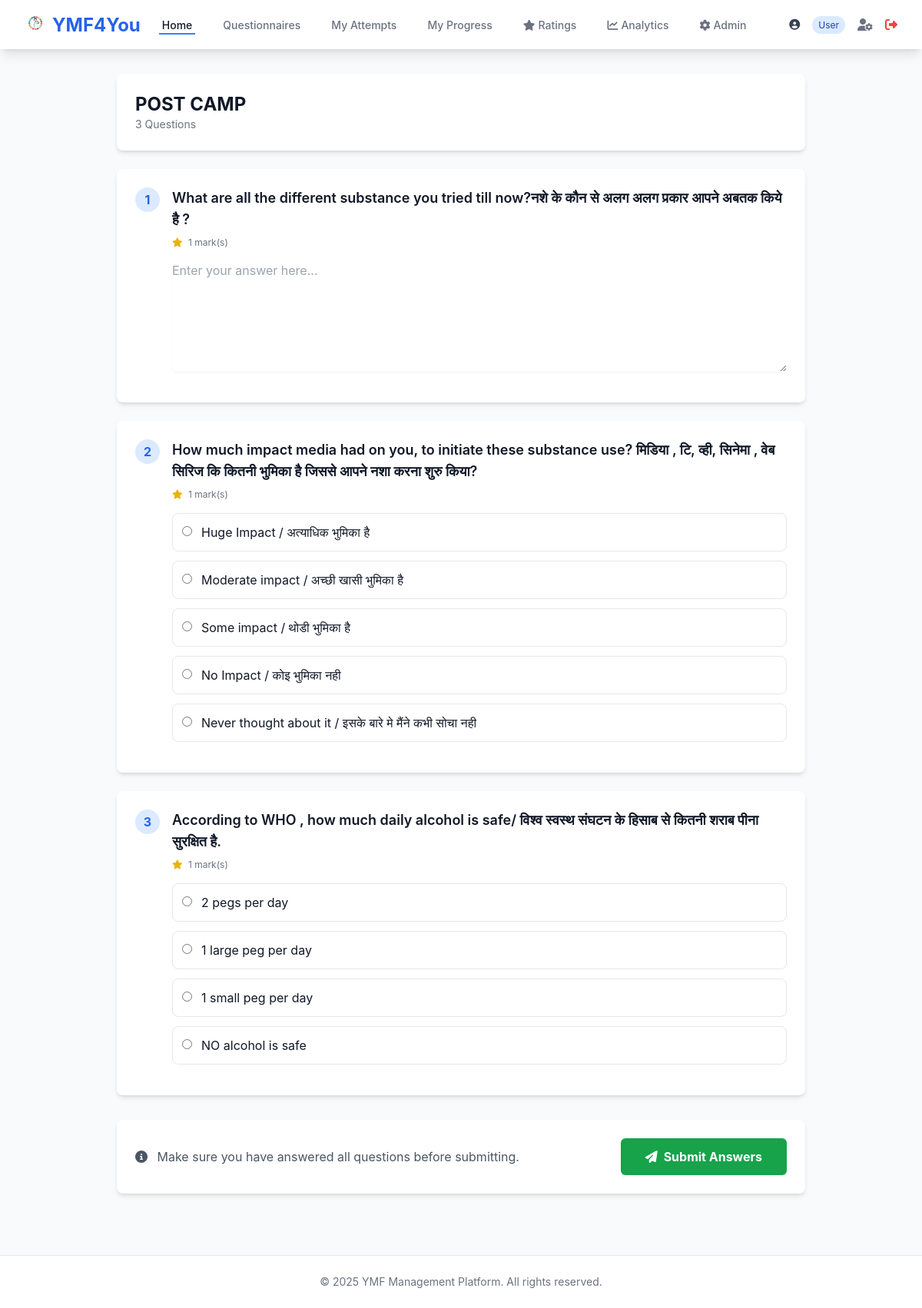
/questionnaires/attempt/75/ (signed in), run on the app's committed database.
### accounts/models.py (models this page shows, shortened)
class User(AbstractUser):
    ROLE_CHOICES = [
        ('USER', 'User'),
        ('VOLUNTEER', 'Volunteer'),
        ('ADMIN', 'Admin'),
    ]
    role = models.CharField(max_length=10, choices=ROLE_CHOICES, default='USER')
    first_name = models.CharField(max_length=150)
    last_name = models.CharField(max_length=150)
    email = models.EmailField(unique=True)
    phone = models.CharField(max_length=15, blank=True, null=True)
    profile_pic = models.ImageField(upload_to='profile_pics/', blank=True, null=True)
    created_at = models.DateTimeField(auto_now_add=True)
    updated_at = models.DateTimeField(auto_now=True)
    class Meta:
        ordering = ['-created_at']
    def is_admin_role(self):
        return self.role == 'ADMIN' or self.is_superuser
    def is_volunteer_role(self):
        return self.role == 'VOLUNTEER' or self.is_admin_role()

### questionnaires/models.py (models this page shows, shortened)
class Questionnaire(models.Model):
    TEST_TYPE_CHOICES = [
        ('PRE', 'Pre-Test'),
        ('POST', 'Post-Test'),
        ('PRE_CAMP', 'Pre-Camp'),
        ('POST_CAMP', 'Post-Camp'),
        ('INTERCAMP', 'Intercamp'),
    ]
    title = models.CharField(max_length=300)
    description = models.TextField(blank=True)
    test_type = models.CharField(max_length=20, choices=TEST_TYPE_CHOICES)
    session = models.ForeignKey(Session, on_delete=models.CASCADE, null=True, blank=True, related_name='questionnaires')
    intercamp_activity = models.ForeignKey(IntercampActivity, on_delete=models.CASCADE, null=True, blank=True, related_name='questionnaires')
    batch = models.ForeignKey(Batch, on_delete=models.CASCADE, null=True, blank=True, related_name='questionnaires')
    time_limit_minutes = models.IntegerField(null=True, blank=True, help_text='Leave blank for no time limit')
    is_active = models.BooleanField(default=False)
    is_published = models.BooleanField(default=False)
    allow_multiple_attempts = models.BooleanField(default=False)
    open_date = models.DateTimeField(null=True, blank=True)
    close_date = models.DateTimeField(null=True, blank=True)
    created_by = models.ForeignKey(settings.AUTH_USER_MODEL, on_delete=models.SET_NULL, null=True)
    created_at = models.DateTimeField(auto_now_add=True)
    updated_at = models.DateTimeField(auto_now=True)
    class Meta:
        ordering = ['-created_at']

class Question(models.Model):
    QUESTION_TYPE_CHOICES = [
        ('MCQ', 'Multiple Choice'),
        ('SUBJECTIVE', 'Subjective'),
        ('IMAGE_MCQ', 'Image-based MCQ'),
    ]
    questionnaire = models.ForeignKey(Questionnaire, on_delete=models.CASCADE, related_name='questions')
    question_type = models.CharField(max_length=20, choices=QUESTION_TYPE_CHOICES, default='MCQ')
    question_text = models.TextField()
    question_image = models.ImageField(upload_to='questionnaires/questions/', null=True, blank=True)
    order = models.IntegerField(default=0)
    marks = models.IntegerField(default=1)
    created_at = models.DateTimeField(auto_now_add=True)
    class Meta:
        ordering = ['order', 'id']

class Option(models.Model):
    question = models.ForeignKey(Question, on_delete=models.CASCADE, related_name='options')
    option_text = models.TextField(blank=True)
    option_image = models.ImageField(upload_to='questionnaires/options/', null=True, blank=True)
    is_correct = models.BooleanField(default=False)
    order = models.IntegerField(default=0)
    class Meta:
        ordering = ['order', 'id']

### questionnaires/views.py (the view, shortened to what this page needs)
# urls.py: path('attempt/<int:attempt_id>/', views.attempt_questionnaire, name='attempt_questionnaire'),
@login_required
@batch_required
def attempt_questionnaire(request, attempt_id):
    attempt = get_object_or_404(UserQuestionnaireAttempt, id=attempt_id, user=request.user)
    if attempt.status != 'IN_PROGRESS':
        messages.info(request, 'This attempt has already been submitted.')
        return redirect('questionnaires:view_results', attempt_id=attempt.id)
    questions = attempt.questionnaire.questions.all().prefetch_related('options')
    context = {
        'attempt': attempt,
        'questionnaire': attempt.questionnaire,
        'questions': questions,
    }
    return render(request, 'questionnaires/attempt_questionnaire.html', context)

### questionnaires/templates/questionnaires/attempt_questionnaire.html (shortened to what this page needs)
{% extends 'base.html' %}
{% block content %}
<div class="max-w-4xl mx-auto">
    <div class="bg-white rounded-lg shadow-md p-6 mb-6 sticky top-0 z-10">
        <div class="flex justify-between items-center">
            <div>
                <h1 class="text-2xl font-bold text-gray-900">{{ questionnaire.title }}</h1>
                <p class="text-sm text-gray-500">{{ questions.count }} Questions</p>
            </div>
        </div>
    </div>
    <form method="POST" id="questionnaireForm">
        <div class="space-y-6">
            {% for question in questions %}
            <div class="bg-white rounded-lg shadow-md p-6">
                <div class="flex items-start mb-4">
                    <span class="flex-shrink-0 inline-flex items-center justify-center w-8 h-8 rounded-full bg-blue-100 text-blue-600 font-bold mr-4">
                        {{ forloop.counter }}
                    </span>
                    <div class="flex-1">
                        <h3 class="text-lg font-semibold text-gray-900 mb-2">{{ question.question_text }}</h3>
                        <p class="text-xs text-gray-500 mb-4">
                            <i class="fas fa-star text-yellow-500 mr-1"></i>
                            {{ question.marks }} mark(s)
                        </p>
                        {% if question.question_type == 'MCQ' or question.question_type == 'IMAGE_MCQ' %}
                        <div class="space-y-3">
                            {% for option in question.options.all %}
                            <label class="flex items-start p-3 border rounded-lg hover:bg-gray-50 cursor-pointer transition">
                                <input type="radio" name="question_{{ question.id }}" value="{{ option.id }}" class="mt-1 mr-3">
                                <div class="flex-1">
                                    {% if option.option_text %}
                                    <span class="text-gray-900">{{ option.option_text }}</span>
                                    {% endif %}
                                </div>
                            </label>
                            {% endfor %}
                        </div>
                        {% elif question.question_type == 'SUBJECTIVE' %}
                        <textarea name="question_{{ question.id }}" rows="6" class="mt-1 block w-full rounded-md border-gray-300 shadow-sm focus:border-blue-500 focus:ring-blue-500" placeholder="Enter your answer here..."></textarea>
                        {% endif %}
                    </div>
                </div>
            </div>
            {% endfor %}
        </div>
        <div class="mt-8 bg-white rounded-lg shadow-md p-6">
            <div class="flex justify-between items-center">
                <p class="text-gray-600">
                    <i class="fas fa-info-circle mr-2"></i>
                    Make sure you have answered all questions before submitting.
                </p>
                <button type="submit" onclick="return confirm('Are you sure you want to submit? You cannot change your answers after submission.')" class="px-8 py-3 bg-green-600 hover:bg-green-700 text-white font-bold rounded-md">
                    <i class="fas fa-paper-plane mr-2"></i>Submit Answers
                </button>
            </div>
        </div>
    </form>
</div>
{% endblock %}

### templates/base.html (shortened to what this page needs)
{% load static %}
<!DOCTYPE html>
<html lang="en">
<head>
    <script src="https://cdn.tailwindcss.com"></script>
    <link rel="stylesheet" href="https://cdnjs.cloudflare.com/ajax/libs/font-awesome/6.4.0/css/all.min.css">
</head>
<body class="bg-gray-50 min-h-screen">
    {% if user.is_authenticated %}
    <nav class="bg-white shadow-lg">
        <div class="max-w-7xl mx-auto px-4 sm:px-6 lg:px-8">
            <div class="flex justify-between h-16">
                <div class="flex items-center">
                    <div class="flex-shrink-0">
                        <a href="{% url 'core:homepage' %}" class="text-2xl font-bold text-blue-600">
                            <img src="{% static 'images/logo.png' %}" alt="YMF" class="inline-block w-7 h-7 mr-2" style="vertical-align:-3px; object-fit:contain;">YMF4You
                        </a>
                    </div>
                    <div class="hidden md:ml-6 md:flex md:space-x-8">
                        <a href="{% url 'core:homepage' %}" class="border-blue-500 text-gray-900 inline-flex items-center px-1 pt-1 border-b-2 text-sm font-medium">
                            Home
                        </a>
                        <a href="{% url 'questionnaires:questionnaire_list' %}" class="border-transparent text-gray-500 hover:border-gray-300 hover:text-gray-700 inline-flex items-center px-1 pt-1 border-b-2 text-sm font-medium">
                            Questionnaires
                        </a>
                        <a href="{% url 'questionnaires:my_attempts' %}" class="border-transparent text-gray-500 hover:border-gray-300 hover:text-gray-700 inline-flex items-center px-1 pt-1 border-b-2 text-sm font-medium">
                            My Attempts
                        </a>
                        <a href="{% url 'core:my_progress' %}" class="border-transparent text-gray-500 hover:border-gray-300 hover:text-gray-700 inline-flex items-center px-1 pt-1 border-b-2 text-sm font-medium">
                            My Progress
                        </a>
                        {% if user.is_volunteer_role %}
                        <a href="{% url 'ratings:pending_ratings' %}" class="border-transparent text-gray-500 hover:border-gray-300 hover:text-gray-700 inline-flex items-center px-1 pt-1 border-b-2 text-sm font-medium">
                            <i class="fas fa-star mr-1"></i> Ratings
                        </a>
                        {% endif %}
                        {% if user.is_admin_role %}
                        <a href="{% url 'analytics:dashboard' %}" class="border-transparent text-gray-500 hover:border-gray-300 hover:text-gray-700 inline-flex items-center px-1 pt-1 border-b-2 text-sm font-medium">
                            <i class="fas fa-chart-line mr-1"></i> Analytics
                        </a>
                        <a href="/admin/" class="border-transparent text-gray-500 hover:border-gray-300 hover:text-gray-700 inline-flex items-center px-1 pt-1 border-b-2 text-sm font-medium">
                            <i class="fas fa-cog mr-1"></i> Admin
                        </a>
                        {% endif %}
                    </div>
                </div>
                <div class="hidden md:ml-6 md:flex md:items-center">
                    <div class="flex items-center space-x-4">
                        <span class="text-sm text-gray-700">
                            <i class="fas fa-user-circle mr-1"></i>
                            <span class="text-xs bg-blue-100 text-blue-800 px-2 py-1 rounded-full ml-2">{{ user.get_role_display }}</span>
                        </span>
                        <a href="{% url 'accounts:profile' %}" class="text-gray-500 hover:text-gray-700">
                            <i class="fas fa-user-cog"></i>
                        </a>
                        <a href="{% url 'accounts:logout' %}" class="text-red-500 hover:text-red-700">
                            <i class="fas fa-sign-out-alt"></i>
                        </a>
                    </div>
                </div>
            </div>
        </div>
    </nav>
    {% endif %}
    <main class="max-w-7xl mx-auto px-4 sm:px-6 lg:px-8 py-8">
        {% block content %}{% endblock %}
    </main>
    <footer class="bg-white border-t border-gray-200 mt-12">
        <div class="max-w-7xl mx-auto py-6 px-4 sm:px-6 lg:px-8">
            <p class="text-center text-gray-500 text-sm">
                &copy; 2025 YMF Management Platform. All rights reserved.
            </p>
        </div>
    </footer>
</body>
</html>

### templates/base.html (style rules this page uses)
body { font-family: 'Inter', -apple-system, BlinkMacSystemFont, 'Segoe UI', Roboto, sans-serif; }

### data on the page
User: role "User"
Questionnaire: title "POST CAMP"
Question: question_text "What are all the different substance you tried till now?नशे के कौन से अलग अलग प्रकार आपने अबतक किये है ?", marks "1", id "Enter your answer here..."
Question: question_text "How much impact media had on you, to initiate these substance use? मिडिया , टि, व्ही, सिनेमा , वेब सिरिज कि कितनी भुमिका है जिससे आपने नशा करना शुरु किया?", marks "1"
Option: option_text "Huge Impact / अत्याधिक भुमिका है"
Option: option_text "Moderate impact / अच्छी खासी भुमिका है"
Option: option_text "Some impact / थोडी भुमिका है"
Option: option_text "No Impact / कोइ भुमिका नही"
Option: option_text "Never thought about it / इसके बारे मे मैंने कभी सोचा नही"
Question: question_text "According to WHO , how much daily alcohol is safe/ विश्व स्वस्थ संघटन के हिसाब से कितनी शराब पीना सुरक्षित है.", marks "1"
Option: option_text "2 pegs per day"
Option: option_text "1 large peg per day"
Option: option_text "1 small peg per day"
Option: option_text "NO alcohol is safe"

### other printed values
{{ questions.count }} "3"
